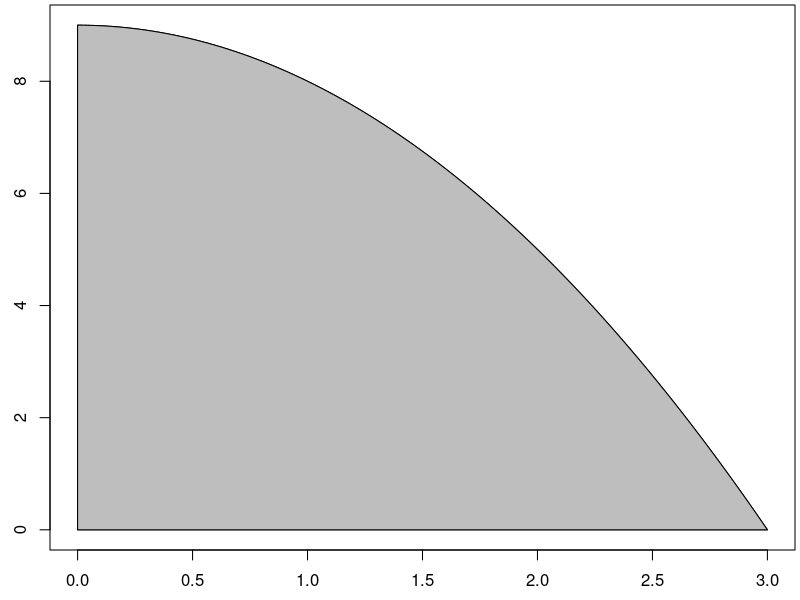
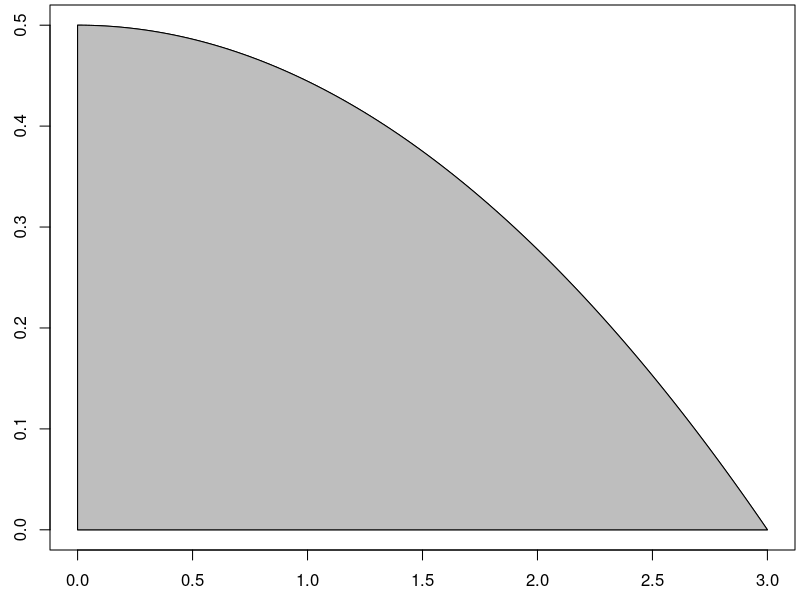

Write the R code that produced these figures, in order.
library(knitr)

#Shades a rug diagram for a probability mass function. 
#Inputs: 
#  x - a vector of data points
#  p - a corresponding vector of probabilities or frequencies
#All widths are 1 unit wide. 
draw_pmf <- function(x,p){
  xs <- c(rbind(x-1/2,x-1/2,x+1/2,x+1/2))
  px <- c(rbind(0,p,p,0))
  par(mar=c(2.5,2.5,0.25,0.25))
  plot.new()
  plot(xs,px,type="l")
  polygon(xs,px,col="gray")
}

#Shades a rug diagram (shades area under) for a function f from a to b. 
#Inputs: 
#  f - a function f(x)
#  a - left end of the rug
#  b - right end of the rug
#  num_points - how many point are sent into f for plotting. 
draw_rug <- function(f,a,b,num_points=100){
  x <- c(a,seq(a,b,(b-a)/num_points),b,a)
  y <- c(0,f(seq(a,b,(b-a)/num_points)),0,0)
  par(mar=c(2.5,2.5,0.25,0.25))
  plot(x,y,type = "l")
  polygon(x,y,col="gray")
}

#Draws rectangles over the top of a given function.
#The midpoint of top of each rectangle passes through the function. 
#  f - a function f(x)
#  a - left end of graph
#  b - right end of graph
#  num_rectangles - how many rectangles to plot.
#  method - One of "left", "right", or "mid".  Defaults to mid.
draw_rect_approx <- function(f,a,b,num_rectangles, method = "mid"){
  n <- num_rectangles
  dx <- (b-a)/n
  x <- c(a,seq(a,b,dx/100),b,a)
  y <- c(0,f(seq(a,b,dx/100)),0,0)
  par(mar=c(2.5,2.5,0.25,0.25))
  plot(x,y,type = "l")
  
  if(method == "left"){
    xi <- seq(a+0*dx/2,b-dx/2,dx)
    lines(xi,f(xi),type = "h")
    lines(xi,f(xi),type = "s")
    lines(c(xi[n],xi[n]+dx),f(c(xi[n],xi[n])),type = "l")
    lines(c(xi[n],xi[n]+dx),f(c(xi[n],xi[n])),type = "h")
  }
  else if(method == "right"){
    xi <- seq(a+dx,b+dx/2,dx)
    lines(xi-dx,f(xi),type = "h")
    lines(xi-dx,f(xi),type = "s")
    lines(c(xi[n]-dx,xi[n]),f(c(xi[n],xi[n])),type = "l")
    lines(c(xi[n]-dx,xi[n]),f(c(xi[n],xi[n])),type = "h")
  } 
  else{#Use midpoint
    xi <- seq(a+dx/2,b,dx)
    lines(xi-dx/2,f(xi),type = "h")
    lines(xi-dx/2,f(xi),type = "s")
    lines(c(xi[n]-dx/2,xi[n]+dx/2),f(c(xi[n],xi[n])),type = "l")
    lines(c(xi[n]-dx/2,xi[n]+dx/2),f(c(xi[n],xi[n])),type = "h")
  }
}

g <- function(x){9-x^2}
draw_rug(g,0,3)

f <- function(x){1/18*g(x)}
draw_rug(f,0,3)